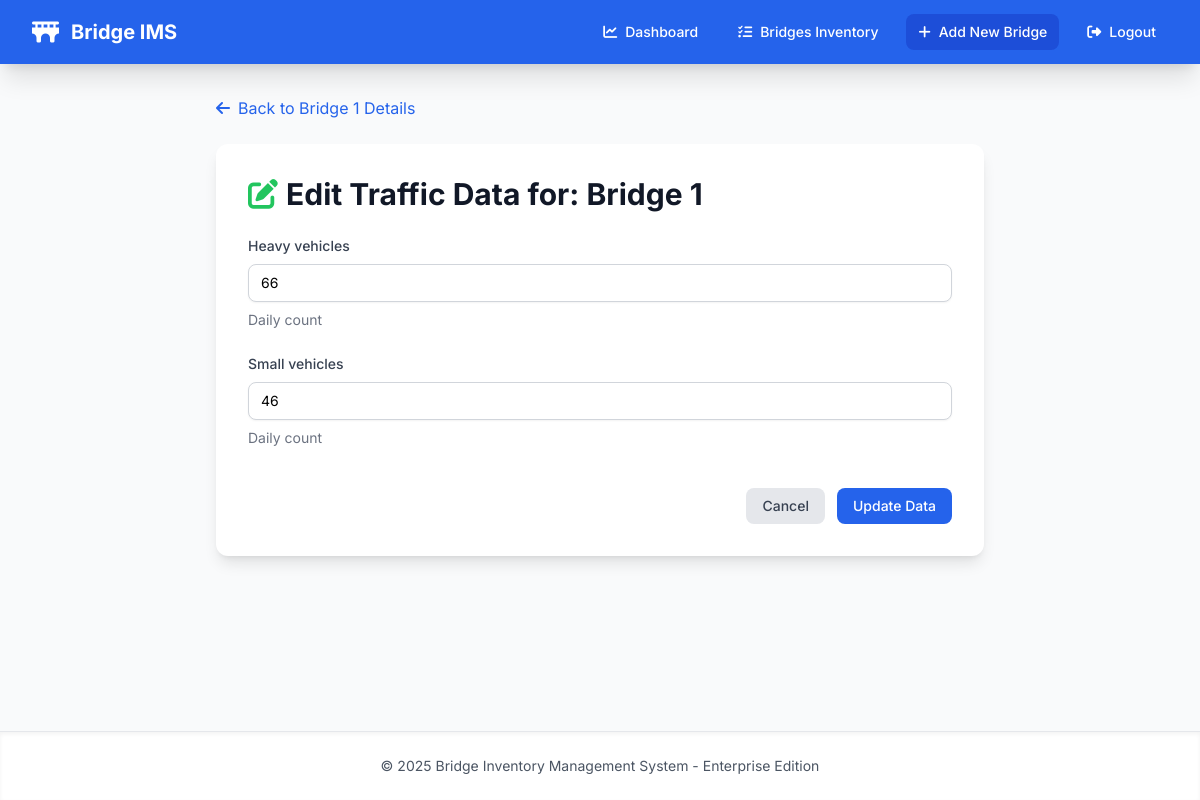
Screenshot of /bridges/1/traffic/manage/ (signed in) with the database file from the repository.
### bridges/models.py (models this page shows, shortened)
class Bridge(models.Model):
    BRIDGE_TYPES = [
        ('BEAM_COMPOSITE', 'Beam Composite Bridge'),
        ('SUSPENSION', 'Suspension Bridge'),
        ('ARCH', 'Arch Bridge'),
        ('TRUSS', 'Truss Bridge'),
    ]
    MATERIAL_CHOICES = [
        ('STEEL_CONCRETE', 'Steel and Concrete'),
        ('CONCRETE', 'Concrete'),
        ('STEEL', 'Steel'),
    ]
    CONDITION_CHOICES = [
        ('POOR', 'Poor'),
        ('FAIR', 'Fair'),
        ('GOOD', 'Good'),
        ('VERY_GOOD', 'Very Good'),
        ('EXCELLENT', 'Excellent'),
    ]
    name = models.CharField(max_length=100, unique=True)
    bridge_type = models.CharField(max_length=50, choices=BRIDGE_TYPES)
    length = models.DecimalField(max_digits=6, decimal_places=3, help_text="Length in meters")
    width = models.DecimalField(max_digits=5, decimal_places=2, help_text="Width in meters")
    lanes = models.PositiveIntegerField(validators=[MinValueValidator(1)])
    material = models.CharField(max_length=50, choices=MATERIAL_CHOICES)
    year_built = models.PositiveIntegerField()
    route = models.TextField(help_text="Route description")
    gps_coordinates = models.TextField(help_text="GPS coordinates (comma-separated)")
    deck_rating = models.IntegerField(
        validators=[MinValueValidator(1), MaxValueValidator(5)],
        null=True, blank=True
    )
    girders_rating = models.IntegerField(
        validators=[MinValueValidator(1), MaxValueValidator(5)],
        null=True, blank=True
    )
    piers_rating = models.IntegerField(
        validators=[MinValueValidator(1), MaxValueValidator(5)],
        null=True, blank=True
    )
    abutment_rating = models.IntegerField(
        validators=[MinValueValidator(1), MaxValueValidator(5)],
        null=True, blank=True
    )
    condition_notes = models.TextField(blank=True, null=True)
    created_at = models.DateTimeField(auto_now_add=True)
    updated_at = models.DateTimeField(auto_now=True)
    class Meta:
        ordering = ['name']
        verbose_name = 'Bridge'
        verbose_name_plural = 'Bridges'

class TrafficData(models.Model):
    bridge = models.OneToOneField(Bridge, on_delete=models.CASCADE, related_name='traffic')
    heavy_vehicles = models.PositiveIntegerField(default=0, help_text="Daily count")
    small_vehicles = models.PositiveIntegerField(default=0, help_text="Daily count")
    recorded_date = models.DateField(auto_now=True)
    class Meta:
        verbose_name = 'Traffic Data'
        verbose_name_plural = 'Traffic Data'

### bridges/views.py (the view, shortened to what this page needs)
class TrafficDataCreateUpdateView(LoginRequiredMixin, TrafficDataMixin, UpdateView):
    template_name = 'bridges/traffic_data_form.html'
    def get_object(self, queryset=None):
        bridge_pk = self.kwargs.get('bridge_pk')
        bridge = get_object_or_404(Bridge, pk=bridge_pk)
        try:
            return TrafficData.objects.get(bridge=bridge)
        except TrafficData.DoesNotExist:
            return TrafficData(bridge=bridge)

### bridges/forms.py
class TrafficDataForm(forms.ModelForm):
    class Meta:
        model = TrafficData
        fields = ['heavy_vehicles', 'small_vehicles']
        widgets = {
            'heavy_vehicles': forms.NumberInput(attrs={'class': 'form-input', 'placeholder': 'Daily Heavy Vehicle Count'}),
            'small_vehicles': forms.NumberInput(attrs={'class': 'form-input', 'placeholder': 'Daily Small Vehicle Count'}),
        }

### bridges/templatetags/custom_filters.py (called while the page is built)
@register.filter(name='add_class')
def add_class(value, arg):
    css_classes = value.field.widget.attrs.get('class', '')
    value.field.widget.attrs['class'] = f"{css_classes} {arg}"
    return value

### bridges/views.py (called while the page is built)
    def get_context_data(self, **kwargs):
        context = super().get_context_data(**kwargs)
        if 'bridge_pk' in self.kwargs:
            context['bridge'] = get_object_or_404(Bridge, pk=self.kwargs['bridge_pk'])
        elif self.object:
            context['bridge'] = self.object.bridge
        return context

### templates/bridges/traffic_data_form.html (shortened to what this page needs)
{% extends "base.html" %}
{% load humanize custom_filters %}
{% block content %}
<div class="max-w-3xl mx-auto">
    <div class="mb-6">
        <a href="{% url 'bridge_detail' bridge.pk %}" class="text-blue-600 hover:text-blue-800 flex items-center">
            <i class="fas fa-arrow-left mr-2"></i>Back to {{ bridge.name }} Details
        </a>
    </div>
    <div class="bg-white rounded-xl shadow-lg p-8">
        <h1 class="text-3xl font-bold text-gray-900 mb-6">
            {% if form.instance.pk %}
                <i class="fas fa-edit text-green-500 mr-2"></i>Edit Traffic Data for: {{ bridge.name }}
            {% else %}
                <i class="fas fa-plus-circle text-blue-500 mr-2"></i>Record Traffic Data for: {{ bridge.name }}
            {% endif %}
        </h1>
        <form method="post" class="space-y-6">
            {% for field in form %}
                {% if field.field.widget.input_type == 'hidden' %}
                    {{ field }}
                {% else %}
                    <div class="field-container">
                        <label for="{{ field.id_for_label }}" class="block text-sm font-medium text-gray-700 mb-2">
                            {{ field.label }}
                        </label>
                        {{ field|add_class:"mt-1 block w-full px-3 py-2 border border-gray-300 rounded-lg shadow-sm focus:outline-none focus:ring-blue-500 focus:border-blue-500 sm:text-sm" }}
                        {% if field.help_text %}
                            <p class="mt-2 text-sm text-gray-500">{{ field.help_text }}</p>
                        {% endif %}
                    </div>
                {% endif %}
            {% endfor %}
            <div class="pt-4 flex justify-end space-x-3">
                <a href="{% url 'bridge_detail' bridge.pk %}" class="px-4 py-2 text-sm font-medium text-gray-700 bg-gray-200 rounded-lg hover:bg-gray-300 transition duration-150">
                    Cancel
                </a>
                <button type="submit" class="px-4 py-2 text-sm font-medium text-white bg-blue-600 rounded-lg hover:bg-blue-700 focus:outline-none focus:ring-2 focus:ring-offset-2 focus:ring-blue-500 transition duration-150">
                    {% if form.instance.pk %}
                        Update Data
                    {% else %}
                        Record Data
                    {% endif %}
                </button>
            </div>
        </form>
    </div>
</div>
{% endblock %}

### templates/base.html (style rules this page uses)
body { font-family: 'Inter', sans-serif; }

### rows the page displays
Bridge: name "Bridge 1"
TrafficData: form "66" "46"

### other values shown
{{ field.label }} "Heavy vehicles" "Small vehicles"
{{ field.help_text }} "Daily count" "Daily count"
